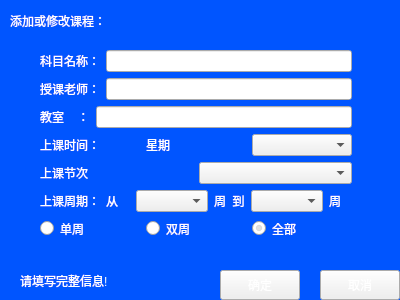
<?xml version="1.0" encoding="UTF-8"?>
<ui version="4.0">
 <class>AddClass</class>
 <widget class="QWidget" name="AddClass">
  <property name="geometry">
   <rect>
    <x>0</x>
    <y>0</y>
    <width>400</width>
    <height>300</height>
   </rect>
  </property>
  <property name="minimumSize">
   <size>
    <width>400</width>
    <height>300</height>
   </size>
  </property>
  <property name="maximumSize">
   <size>
    <width>400</width>
    <height>300</height>
   </size>
  </property>
  <property name="windowTitle">
   <string>添加课程</string>
  </property>
  <property name="windowIcon">
   <iconset resource="resource.qrc">
    <normaloff>:/image/image/windowIcon.png</normaloff>:/image/image/windowIcon.png</iconset>
  </property>
  <property name="styleSheet">
   <string notr="true"/>
  </property>
  <widget class="QWidget" name="verticalLayoutWidget">
   <property name="geometry">
    <rect>
     <x>40</x>
     <y>50</y>
     <width>312</width>
     <height>189</height>
    </rect>
   </property>
   <layout class="QVBoxLayout" name="verticalLayout">
    <item>
     <layout class="QHBoxLayout" name="horizontalLayout">
      <item>
       <widget class="QLabel" name="label_2">
        <property name="styleSheet">
         <string notr="true">font: 10pt &quot;幼圆&quot;;
color: rgb(255, 255, 255);</string>
        </property>
        <property name="text">
         <string>科目名称：</string>
        </property>
       </widget>
      </item>
      <item>
       <widget class="QLineEdit" name="className"/>
      </item>
     </layout>
    </item>
    <item>
     <layout class="QHBoxLayout" name="horizontalLayout_2">
      <item>
       <widget class="QLabel" name="label_3">
        <property name="styleSheet">
         <string notr="true">font: 10pt &quot;幼圆&quot;;
color: rgb(255, 255, 255);</string>
        </property>
        <property name="text">
         <string>授课老师：</string>
        </property>
       </widget>
      </item>
      <item>
       <widget class="QLineEdit" name="teacherName"/>
      </item>
     </layout>
    </item>
    <item>
     <layout class="QHBoxLayout" name="horizontalLayout_3">
      <item>
       <widget class="QLabel" name="label_4">
        <property name="styleSheet">
         <string notr="true">font: 10pt &quot;幼圆&quot;;
color: rgb(255, 255, 255);</string>
        </property>
        <property name="text">
         <string>教室    ：</string>
        </property>
       </widget>
      </item>
      <item>
       <widget class="QLineEdit" name="classRoom"/>
      </item>
     </layout>
    </item>
    <item>
     <layout class="QHBoxLayout" name="horizontalLayout_4">
      <item>
       <widget class="QLabel" name="label_5">
        <property name="styleSheet">
         <string notr="true">font: 10pt &quot;幼圆&quot;;
color: rgb(255, 255, 255);</string>
        </property>
        <property name="text">
         <string>上课时间：</string>
        </property>
       </widget>
      </item>
      <item>
       <widget class="QLabel" name="label_8">
        <property name="styleSheet">
         <string notr="true">font: 10pt &quot;幼圆&quot;;
color: rgb(255, 255, 255);</string>
        </property>
        <property name="text">
         <string>星期</string>
        </property>
       </widget>
      </item>
      <item>
       <widget class="QComboBox" name="weekNum"/>
      </item>
     </layout>
    </item>
    <item>
     <layout class="QHBoxLayout" name="horizontalLayout_5">
      <item>
       <widget class="QLabel" name="label_6">
        <property name="styleSheet">
         <string notr="true">font: 10pt &quot;幼圆&quot;;
color: rgb(255, 255, 255);</string>
        </property>
        <property name="text">
         <string>上课节次     </string>
        </property>
       </widget>
      </item>
      <item>
       <widget class="QComboBox" name="time"/>
      </item>
     </layout>
    </item>
    <item>
     <layout class="QHBoxLayout" name="horizontalLayout_6">
      <item>
       <widget class="QLabel" name="label_7">
        <property name="styleSheet">
         <string notr="true">font: 10pt &quot;幼圆&quot;;
color: rgb(255, 255, 255);</string>
        </property>
        <property name="text">
         <string>上课周期：</string>
        </property>
       </widget>
      </item>
      <item>
       <widget class="QLabel" name="label_9">
        <property name="styleSheet">
         <string notr="true">font: 10pt &quot;幼圆&quot;;
color: rgb(255, 255, 255);</string>
        </property>
        <property name="text">
         <string>从</string>
        </property>
       </widget>
      </item>
      <item>
       <widget class="QComboBox" name="fromWeek"/>
      </item>
      <item>
       <widget class="QLabel" name="label_10">
        <property name="styleSheet">
         <string notr="true">font: 10pt &quot;幼圆&quot;;
color: rgb(255, 255, 255);</string>
        </property>
        <property name="text">
         <string>周  到</string>
        </property>
       </widget>
      </item>
      <item>
       <widget class="QComboBox" name="toWeek"/>
      </item>
      <item>
       <widget class="QLabel" name="label_11">
        <property name="styleSheet">
         <string notr="true">font: 10pt &quot;幼圆&quot;;
color: rgb(255, 255, 255);</string>
        </property>
        <property name="text">
         <string>周</string>
        </property>
       </widget>
      </item>
     </layout>
    </item>
    <item>
     <layout class="QHBoxLayout" name="horizontalLayout_7">
      <item>
       <widget class="QRadioButton" name="singleWeek">
        <property name="styleSheet">
         <string notr="true">font: 10pt &quot;幼圆&quot;;
color: rgb(255, 255, 255);</string>
        </property>
        <property name="text">
         <string>单周</string>
        </property>
       </widget>
      </item>
      <item>
       <widget class="QRadioButton" name="doubleWeek">
        <property name="styleSheet">
         <string notr="true">font: 10pt &quot;幼圆&quot;;
color: rgb(255, 255, 255);</string>
        </property>
        <property name="text">
         <string>双周</string>
        </property>
       </widget>
      </item>
      <item>
       <widget class="QRadioButton" name="allWeek">
        <property name="styleSheet">
         <string notr="true">font: 10pt &quot;幼圆&quot;;
color: rgb(255, 255, 255);</string>
        </property>
        <property name="text">
         <string>全部</string>
        </property>
        <property name="checked">
         <bool>true</bool>
        </property>
       </widget>
      </item>
     </layout>
    </item>
   </layout>
  </widget>
  <widget class="QLabel" name="label">
   <property name="geometry">
    <rect>
     <x>0</x>
     <y>0</y>
     <width>400</width>
     <height>300</height>
    </rect>
   </property>
   <property name="minimumSize">
    <size>
     <width>400</width>
     <height>300</height>
    </size>
   </property>
   <property name="styleSheet">
    <string notr="true">background-color: rgb(0, 85, 255);</string>
   </property>
   <property name="text">
    <string/>
   </property>
  </widget>
  <widget class="QPushButton" name="confirm">
   <property name="geometry">
    <rect>
     <x>220</x>
     <y>270</y>
     <width>80</width>
     <height>30</height>
    </rect>
   </property>
   <property name="styleSheet">
    <string notr="true">border-image: url(:/image/image/buttonBk.png);
color: rgb(255, 255, 255);
font: 75 14pt &quot;幼圆&quot;;</string>
   </property>
   <property name="text">
    <string>确定</string>
   </property>
   <property name="flat">
    <bool>false</bool>
   </property>
  </widget>
  <widget class="QPushButton" name="quit">
   <property name="geometry">
    <rect>
     <x>320</x>
     <y>270</y>
     <width>80</width>
     <height>30</height>
    </rect>
   </property>
   <property name="styleSheet">
    <string notr="true">border-image: url(:/image/image/buttonBk.png);
color: rgb(255, 255, 255);
font: 75 14pt &quot;幼圆&quot;;</string>
   </property>
   <property name="text">
    <string>取消</string>
   </property>
   <property name="flat">
    <bool>false</bool>
   </property>
  </widget>
  <widget class="QLabel" name="msg">
   <property name="enabled">
    <bool>true</bool>
   </property>
   <property name="geometry">
    <rect>
     <x>20</x>
     <y>270</y>
     <width>181</width>
     <height>21</height>
    </rect>
   </property>
   <property name="styleSheet">
    <string notr="true">color: rgb(255, 255, 255);
font: 75 14pt &quot;幼圆&quot;;</string>
   </property>
   <property name="text">
    <string>请填写完整信息!</string>
   </property>
  </widget>
  <widget class="QLabel" name="msg_2">
   <property name="geometry">
    <rect>
     <x>10</x>
     <y>10</y>
     <width>181</width>
     <height>21</height>
    </rect>
   </property>
   <property name="styleSheet">
    <string notr="true">color: rgb(255, 255, 255);
font: 75 14pt &quot;幼圆&quot;;</string>
   </property>
   <property name="text">
    <string>添加或修改课程：</string>
   </property>
  </widget>
  <zorder>label</zorder>
  <zorder>verticalLayoutWidget</zorder>
  <zorder>confirm</zorder>
  <zorder>quit</zorder>
  <zorder>msg</zorder>
  <zorder>msg_2</zorder>
 </widget>
 <resources>
  <include location="resource.qrc"/>
 </resources>
 <connections/>
</ui>
